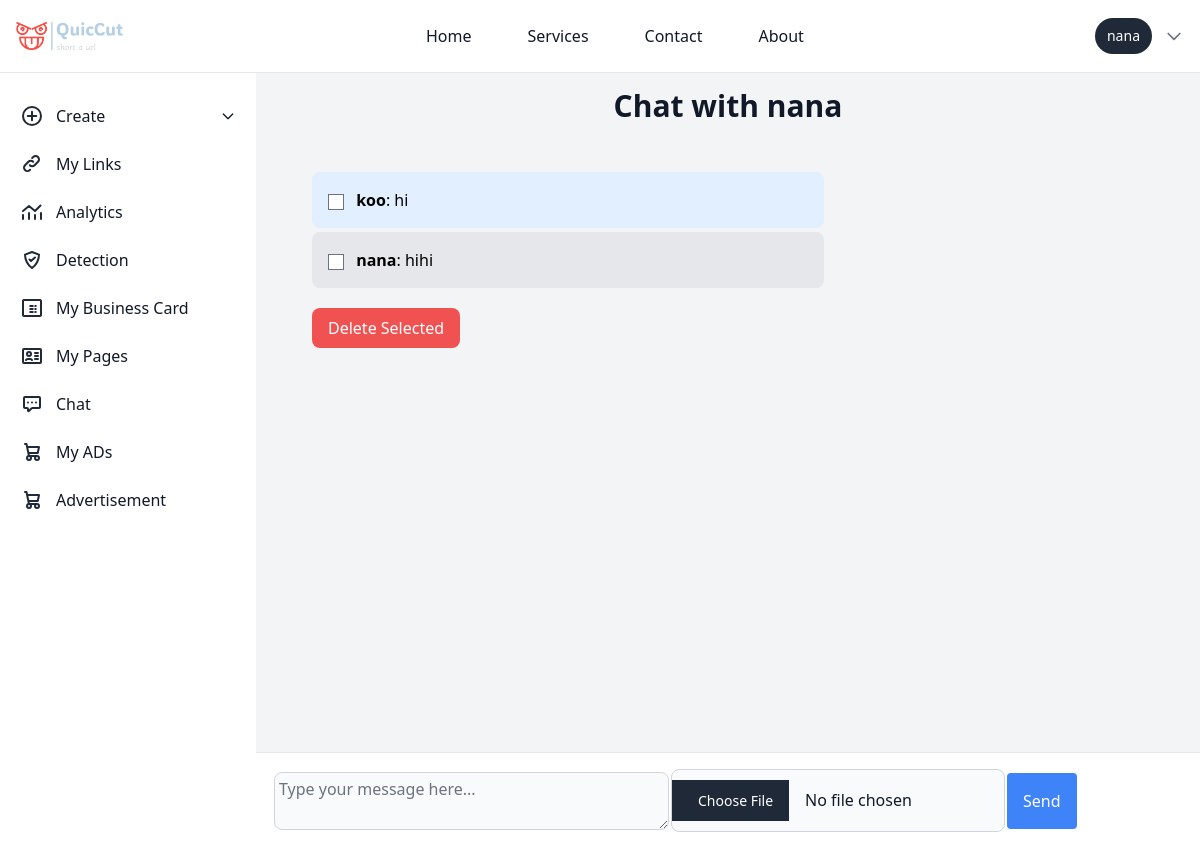
Page /chat/nana/ (signed in) on the earlier database version.
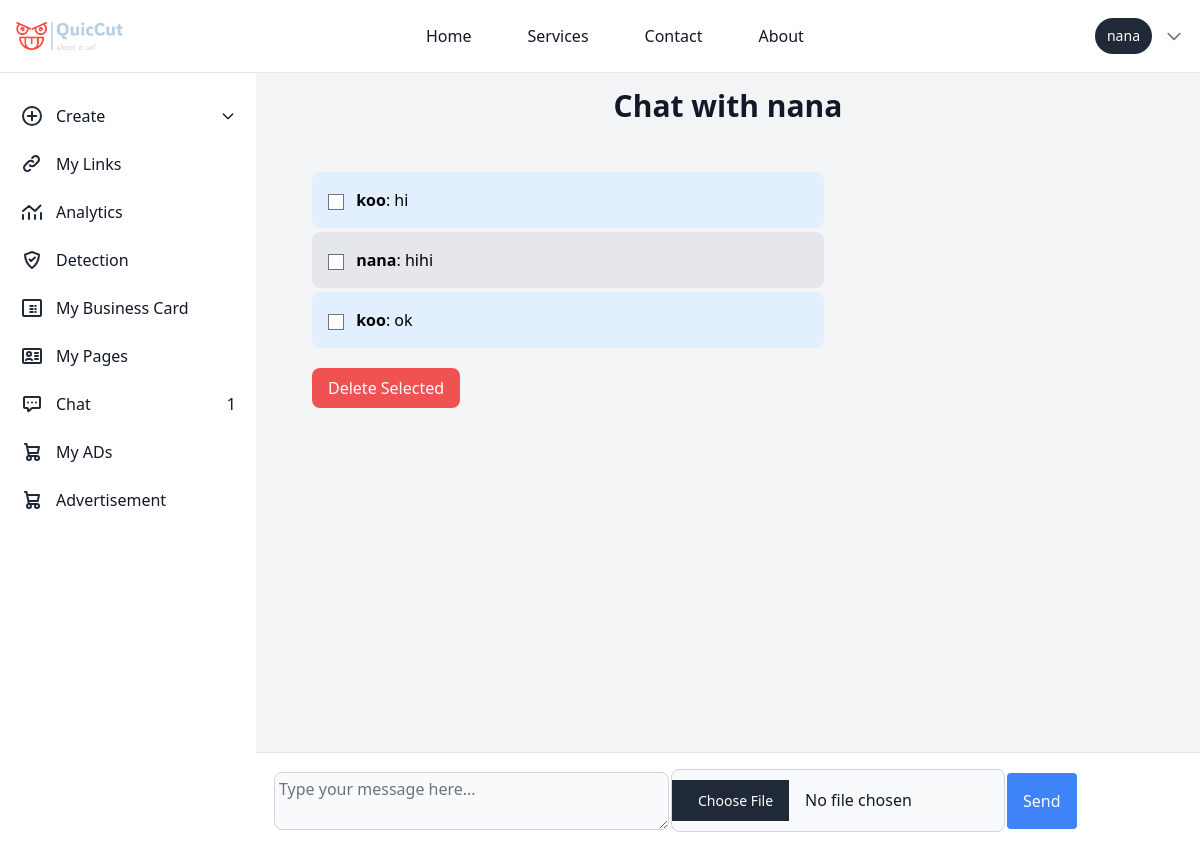
Same page on the later database version.
### chat/models.py (models this page shows, shortened)
class Message(models.Model):
    sender = models.ForeignKey(User, related_name='sent_messages', on_delete=models.CASCADE)
    receiver = models.ForeignKey(User, related_name='received_messages', on_delete=models.CASCADE)
    content = models.TextField()
    timestamp = models.DateTimeField(auto_now_add=True)
    is_read = models.BooleanField(default=False)
    file = models.FileField(upload_to='uploads/', blank=True, null=True)

### chat/views.py (the view)
# urls.py: path('<str:username>/', views.chat_detail, name='chat_detail'),
@login_required
def chat_detail(request, username):
    user = get_object_or_404(User, username=username)
    if request.method == 'POST':
        form = MessageForm(request.POST, request.FILES)
        if form.is_valid():
            message = form.save(commit=False)
            message.sender = request.user
            message.receiver = user
            message.save()
            send_mail(
                subject='New Message Notification',
                message=f'You have received a new message from {request.user.username}.',
                from_email='developeregyakofi@gmail.com',
                recipient_list=[user.email],
                fail_silently=False,
            )
            return redirect('chat_detail', username=user.username)
    else:
        form = MessageForm()
    messages = Message.objects.filter(
        (Q(sender=request.user) & Q(receiver=user)) |
        (Q(sender=user) & Q(receiver=request.user))
    ).order_by('timestamp')
    unread_messages = messages.filter(receiver=request.user, is_read=False)
    unread_messages.update(is_read=True)
    if request.method == 'POST':
        content = request.POST.get('content')
        if content:
            Message.objects.create(sender=request.user, receiver=user, content=content)
    if request.method == 'POST' and 'delete_message_ids' in request.POST:
        message_ids = request.POST.getlist('delete_message_ids')
        Message.objects.filter(id__in=message_ids).delete()
    return render(request, 'chat/chat_detail.html', {'messages': messages, 'form': form, 'user': user})

### chat/forms.py
class MessageForm(forms.ModelForm):
    class Meta:
        model = Message
        fields = ['content', 'file']
        widgets = {
            'content': forms.Textarea(attrs={
                'rows': 2,
                'class': 'p-1 text-md text-gray-900 bg-gray-50 rounded-lg border border-gray-300 focus:ring-blue-500 focus:border-blue-500 dark:bg-gray-700 dark:border-gray-600 dark:placeholder-gray-400 dark:text-white dark:focus:ring-blue-500 dark:focus:border-blue-500',
                'placeholder': 'Type your message here...'
            }),
                'file': forms.ClearableFileInput(attrs={
                'class': "p-2.5 text-md text-gray-900 bg-gray-50 rounded-lg border border-gray-300 focus:ring-blue-500 focus:border-blue-500 dark:bg-gray-700 dark:border-gray-600 dark:placeholder-gray-400 dark:text-white dark:focus:ring-blue-500 dark:focus:border-blue-500",
            }),
        }

### chat/templatetags/chat_tags.py (called while the page is built)
@register.simple_tag
def unread_message_count(user):
    return Message.objects.filter(receiver=user, is_read=False).count()

### templates/chat/chat_detail.html (shortened to what this page needs)
{% extends 'basehome/base.html' %}
{% block content %}
{% load static %}
<div class="bg-gray-100 p-10 sm:ml-64 mt-12 overflow-y-auto max-h-screen flex flex-col">
    <div class="w-full h-screen bg-gray-100">
    <div class="flex-none">
        <h1 class="text-center text-3xl font-bold text-gray-900 mb-8">Chat with {{ user.username }}</h1>
    </div>
    <div class="flex-1 overflow-y-auto p-4 space-y-4 mb-24">
        <form method="post">
            {% if messages %}
                {% for message in messages %}
                    <div class="mb-1 {% if message.sender == request.user %}bg-blue-100 self-end{% else %}bg-gray-200 self-start{% endif %} p-4 rounded-lg max-w-lg">
                        <input type="checkbox" name="delete_message_ids" value="{{ message.id }}" class="mr-2">
                        <strong>{{ message.sender.username }}</strong>: {{ message.content }}
                    </div>
                {% endfor %}
                <button type="submit" class="mt-4 bg-red-500 text-white px-4 py-2 rounded-lg hover:bg-red-600">Delete Selected</button>
            {% endif %}
        </form>
    </div>
    <div class="ml-64 bg-white p-4 border-t border-gray-200 fixed bottom-0 inset-x-0">
        <form method="post" enctype="multipart/form-data" class="flex space-x-0.5 items-center">
                {{ form.content }}
                    {{ form.file }}
                <button type="submit" class="bg-blue-500 text-white px-4 py-4 rounded hover:bg-blue-600">
                    Send
                </button>
            </div>
    </div>
</div>
</div>
{% endblock %}

### templates/basehome/base.html (shortened to what the changed rows need)
{% load compress %}
{% load static %}
{% load chat_tags %}
<!DOCTYPE html>
<html lang="en">
<head>
    {% compress css %}
    <link rel="stylesheet" href="{% static 'src/output.css' %}">
    {% endcompress %}
</head>
<body class="p-0 m-0">
{% if user.is_authenticated %}
    <nav class="bg-white">
      <aside id="logo-sidebar" class=" fixed mt-20 left-0 z-40 w-64 h-screen transition-transform -translate-x-full sm:translate-x-0" aria-label="Sidebar">
        <div class="h-full px-3 py-4 overflow-y-auto bg-white dark:bg-white-800">
        <div >
          <div >
            <ul id="sidebar" class="space-y-2 font-medium">
    <li>
      <a href="{% url 'chat_list' %}"  class="flex items-center p-2 text-gray-900 rounded-lg dark:text-white hover:bg-gray-100 dark:hover:bg-gray-700 group">
         <span class="flex-1 ms-3 whitespace-nowrap">Chat</span>
         {% load chat_tags %}
         {% unread_message_count user as unread_count %}
         {% if unread_count > 0 %}
             <span class="badge badge-danger">{{ unread_count }}</span>
         {% endif %}
      </a>
   </li>
            </ul>
          </div>
        </div>
        <br>
        <br>
        <br>
        <br>
      </nav>
      {% endif %}
      <div id="contentss">
      {% block content %}
      {% endblock %}
</body>
</html>

Differences in the rows shown:
added Message: sender.username "koo", content "ok"
Other differences:
{{ unread_count }}: (not shown) → "1"
